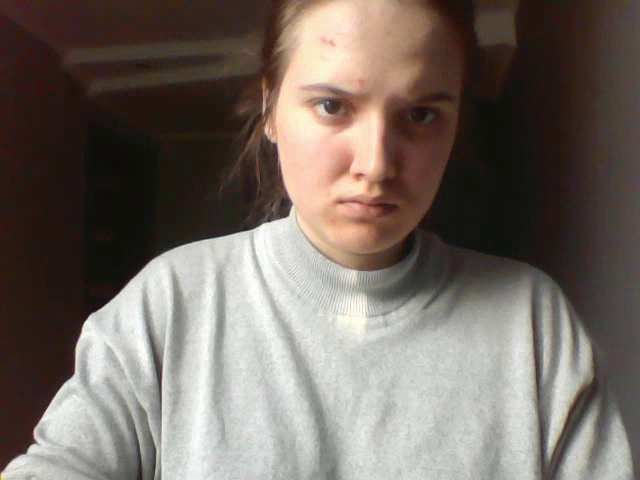
#> input picture frame 6 of lab1/output.mp4, 640 x 480 px, given in place of the camera
$ python lab1.py
#> lines starting #> are read from the running program, lines starting #| are printed output that depends on the picture
import cv2

cap1 = cv2.VideoCapture(0, cv2.CAP_DSHOW)

fourcc = cv2.VideoWriter_fourcc(*'mp4v')
out = cv2.VideoWriter('output.mp4', fourcc, 25, (640, 480), isColor=True)

while cap1.isOpened():
    ret, frame = cap1.read()
#> frame is the input picture: shape (480, 640, 3); mean B, G, R 100, 106.7, 117.1
    if ret:
        out.write(frame)
        cv2.imshow('first window', frame)
        if cv2.waitKey(25) & 0xFF == ord('q'):
#> (key q is pressed here)
            break
    else:
        break
out.release()

cap2 = cv2.VideoCapture('output.mp4', cv2.CAP_ANY)

while cap2.isOpened():

    ret, frame = cap2.read()
    if not ret:
        break
    gray_scale = cv2.cvtColor(frame, cv2.COLOR_BGR2GRAY)
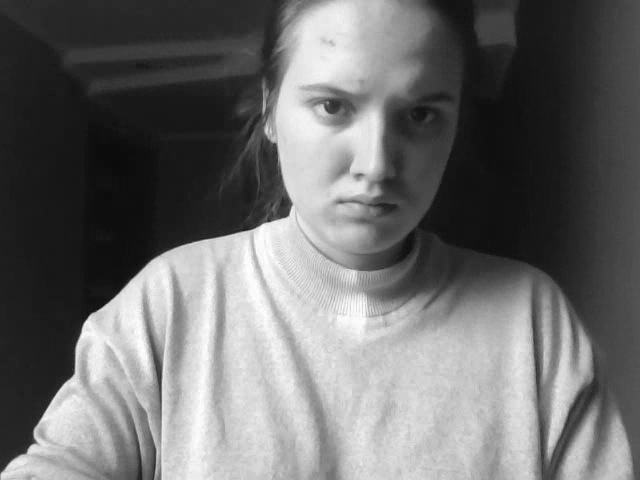
#> gray_scale: shape (480, 640); min 10, max 255, mean 109
    gray = cv2.cvtColor(gray_scale, cv2.COLOR_GRAY2BGR)

    cv2.rectangle(gray, (100, 100), (550, 400), (250, 5, 5))
    cv2.line(gray, (5, 5), (600, 200), (0, 250, 0))
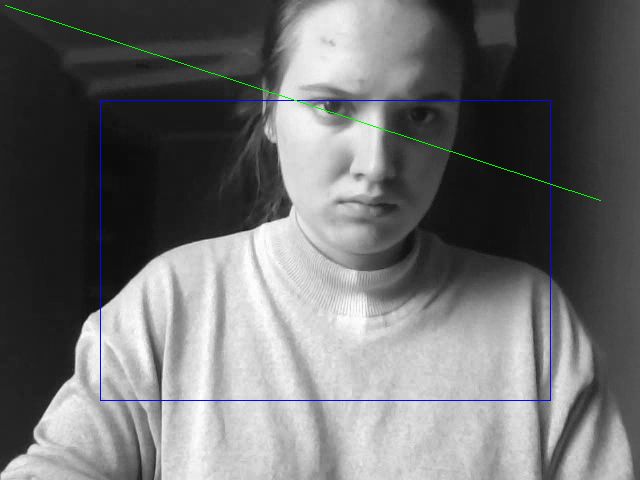
#> gray: shape (480, 640, 3); mean B, G, R 109.6, 108.9, 108.4

    cv2.imshow('second window', gray)
    if cv2.waitKey(25) & 0xFF == ord('q'):
#> (key q is pressed here)
        break


# Release everything if job is finished
cap1.release()
cap2.release()

cv2.destroyAllWindows()

$ run again, starting later in the video
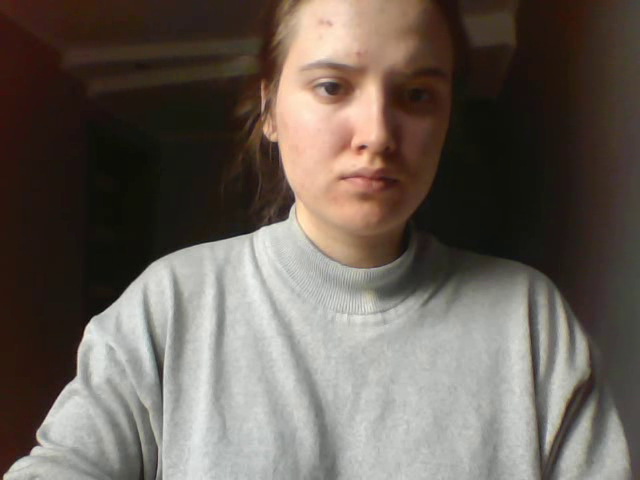
#> input picture frame 29 of lab1/output.mp4, 640 x 480 px, given in place of the camera
#> frame is the input picture: shape (480, 640, 3); mean B, G, R 88.5, 96.1, 105.5
#> `gray_scale = cv2.cvtColor(frame, cv2.COLOR_BGR2GRAY)`:
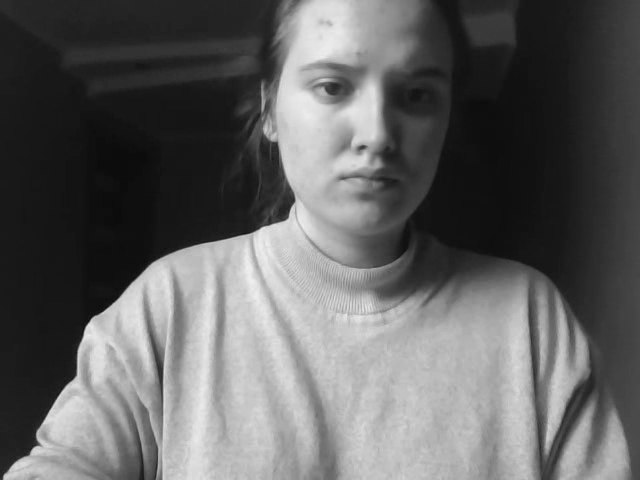
#> gray_scale: shape (480, 640); min 8, max 241, mean 98
#> `cv2.line(gray, (5, 5), (600, 200), (0, 250, 0))`:
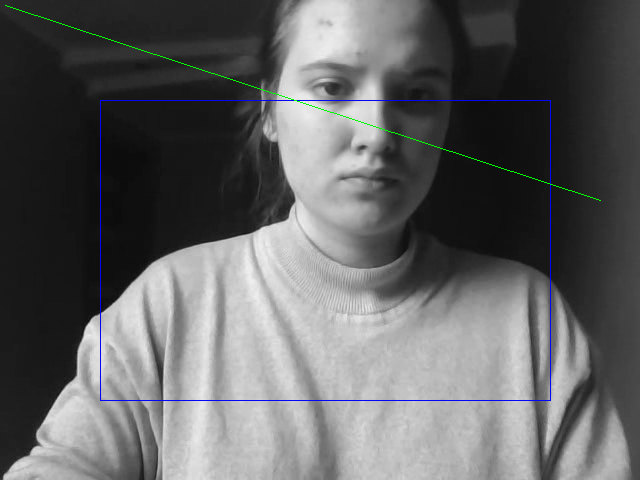
#> gray: shape (480, 640, 3); mean B, G, R 98.6, 97.9, 97.4

$ run again, starting later in the video
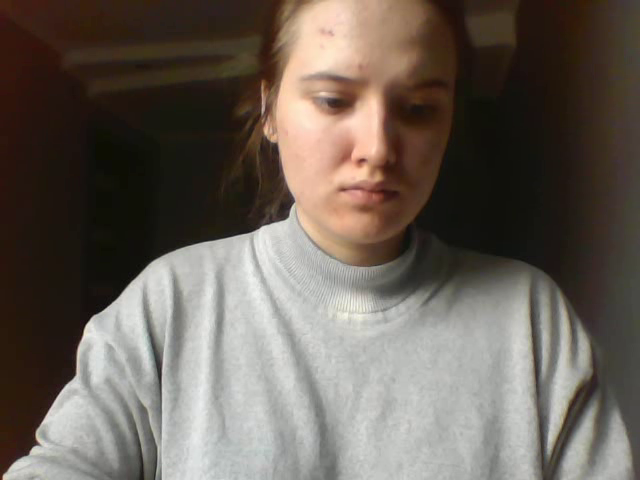
#> input picture frame 52 of lab1/output.mp4, 640 x 480 px, given in place of the camera
#> frame is the input picture: shape (480, 640, 3); mean B, G, R 88.7, 97.2, 106.3
#> `gray_scale = cv2.cvtColor(frame, cv2.COLOR_BGR2GRAY)`:
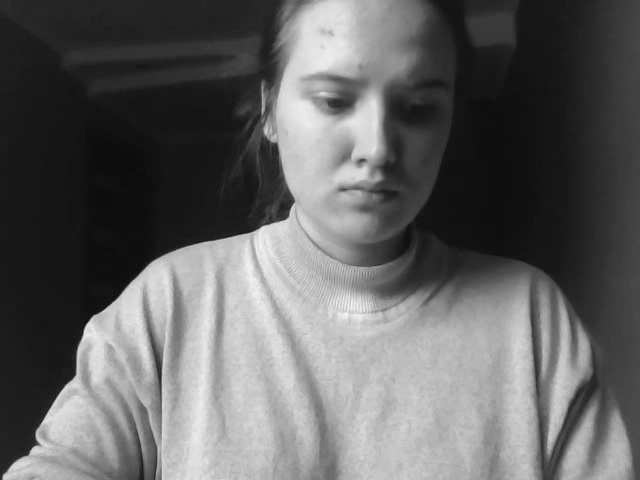
#> gray_scale: shape (480, 640); min 10, max 245, mean 98.9
#> `cv2.line(gray, (5, 5), (600, 200), (0, 250, 0))`:
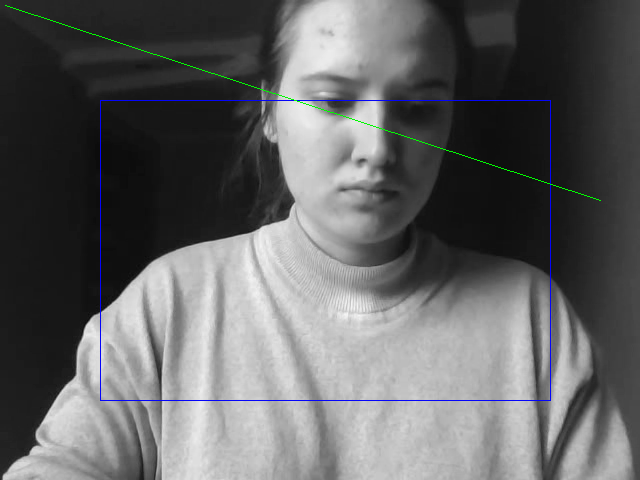
#> gray: shape (480, 640, 3); mean B, G, R 99.5, 98.8, 98.3
